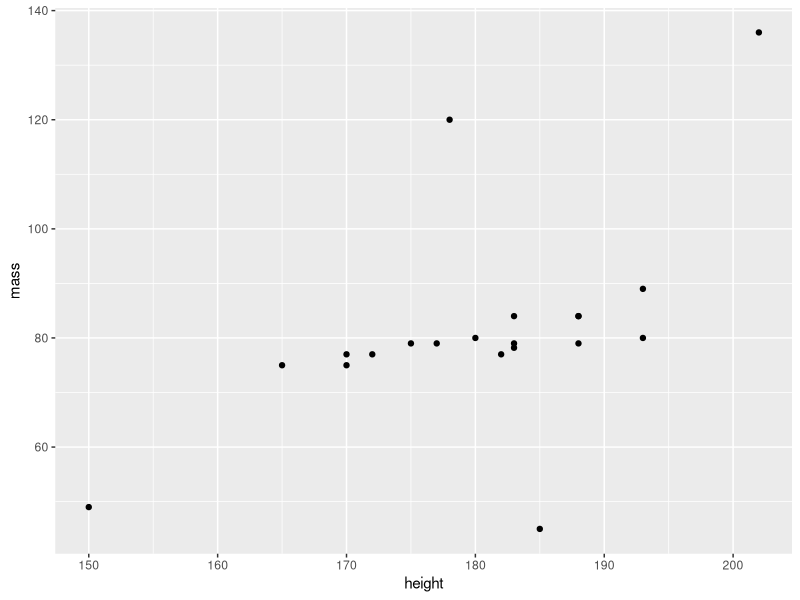

Source code (R):
## ---- chunk 1
library(tidyverse)
## ---- chunk 2

## ---- chunk 3
starwars %>%  filter(species == 'Human') %>% 
  ggplot(aes(x=height, y=mass)) +
  geom_point() 
